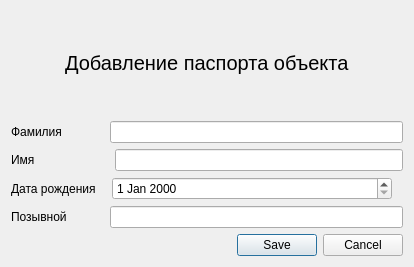
<?xml version="1.0" encoding="UTF-8"?>
<ui version="4.0">
 <class>DialogAddDevice</class>
 <widget class="QWidget" name="DialogAddDevice">
  <property name="enabled">
   <bool>true</bool>
  </property>
  <property name="geometry">
   <rect>
    <x>0</x>
    <y>0</y>
    <width>410</width>
    <height>267</height>
   </rect>
  </property>
  <property name="mouseTracking">
   <bool>false</bool>
  </property>
  <property name="tabletTracking">
   <bool>false</bool>
  </property>
  <property name="acceptDrops">
   <bool>false</bool>
  </property>
  <property name="windowTitle">
   <string>Form</string>
  </property>
  <property name="autoFillBackground">
   <bool>false</bool>
  </property>
  <layout class="QVBoxLayout" name="verticalLayout">
   <item>
    <layout class="QHBoxLayout" name="horizontalLayout_5">
     <item>
      <spacer name="horizontalSpacer_5">
       <property name="orientation">
        <enum>Qt::Horizontal</enum>
       </property>
       <property name="sizeHint" stdset="0">
        <size>
         <width>40</width>
         <height>20</height>
        </size>
       </property>
      </spacer>
     </item>
     <item>
      <widget class="QLabel" name="label_5">
       <property name="font">
        <font>
         <pointsize>15</pointsize>
        </font>
       </property>
       <property name="text">
        <string>Добавление паспорта объекта</string>
       </property>
      </widget>
     </item>
     <item>
      <spacer name="horizontalSpacer_6">
       <property name="orientation">
        <enum>Qt::Horizontal</enum>
       </property>
       <property name="sizeHint" stdset="0">
        <size>
         <width>40</width>
         <height>20</height>
        </size>
       </property>
      </spacer>
     </item>
    </layout>
   </item>
   <item>
    <layout class="QHBoxLayout" name="horizontalLayout_2">
     <item>
      <widget class="QLabel" name="label_7">
       <property name="text">
        <string>Фамилия</string>
       </property>
      </widget>
     </item>
     <item>
      <spacer name="horizontalSpacer_2">
       <property name="orientation">
        <enum>Qt::Horizontal</enum>
       </property>
       <property name="sizeType">
        <enum>QSizePolicy::Fixed</enum>
       </property>
       <property name="sizeHint" stdset="0">
        <size>
         <width>42</width>
         <height>20</height>
        </size>
       </property>
      </spacer>
     </item>
     <item>
      <widget class="QLineEdit" name="lastname"/>
     </item>
    </layout>
   </item>
   <item>
    <layout class="QHBoxLayout" name="horizontalLayout">
     <item>
      <widget class="QLabel" name="label_6">
       <property name="text">
        <string>Имя</string>
       </property>
      </widget>
     </item>
     <item>
      <spacer name="horizontalSpacer">
       <property name="orientation">
        <enum>Qt::Horizontal</enum>
       </property>
       <property name="sizeType">
        <enum>QSizePolicy::Fixed</enum>
       </property>
       <property name="sizeHint" stdset="0">
        <size>
         <width>74</width>
         <height>20</height>
        </size>
       </property>
      </spacer>
     </item>
     <item>
      <widget class="QLineEdit" name="firstname">
       <property name="text">
        <string/>
       </property>
      </widget>
     </item>
    </layout>
   </item>
   <item>
    <layout class="QHBoxLayout" name="horizontalLayout_3">
     <item>
      <widget class="QLabel" name="label_8">
       <property name="text">
        <string>Дата рождения</string>
       </property>
      </widget>
     </item>
     <item>
      <spacer name="horizontalSpacer_3">
       <property name="orientation">
        <enum>Qt::Horizontal</enum>
       </property>
       <property name="sizeHint" stdset="0">
        <size>
         <width>40</width>
         <height>20</height>
        </size>
       </property>
      </spacer>
     </item>
     <item>
      <widget class="QDateEdit" name="date1">
       <property name="sizePolicy">
        <sizepolicy hsizetype="Fixed" vsizetype="Fixed">
         <horstretch>0</horstretch>
         <verstretch>0</verstretch>
        </sizepolicy>
       </property>
       <property name="minimumSize">
        <size>
         <width>280</width>
         <height>0</height>
        </size>
       </property>
       <property name="maximumSize">
        <size>
         <width>300</width>
         <height>16777215</height>
        </size>
       </property>
      </widget>
     </item>
     <item>
      <spacer name="horizontalSpacer_7">
       <property name="orientation">
        <enum>Qt::Horizontal</enum>
       </property>
       <property name="sizeHint" stdset="0">
        <size>
         <width>40</width>
         <height>20</height>
        </size>
       </property>
      </spacer>
     </item>
    </layout>
   </item>
   <item>
    <layout class="QHBoxLayout" name="horizontalLayout_4">
     <item>
      <widget class="QLabel" name="label_9">
       <property name="text">
        <string>Позывной</string>
       </property>
      </widget>
     </item>
     <item>
      <spacer name="horizontalSpacer_4">
       <property name="orientation">
        <enum>Qt::Horizontal</enum>
       </property>
       <property name="sizeType">
        <enum>QSizePolicy::Fixed</enum>
       </property>
       <property name="sizeHint" stdset="0">
        <size>
         <width>37</width>
         <height>20</height>
        </size>
       </property>
      </spacer>
     </item>
     <item>
      <widget class="QLineEdit" name="callSign"/>
     </item>
    </layout>
   </item>
   <item>
    <widget class="QDialogButtonBox" name="buttonBox_2">
     <property name="enabled">
      <bool>true</bool>
     </property>
     <property name="minimumSize">
      <size>
       <width>392</width>
       <height>0</height>
      </size>
     </property>
     <property name="maximumSize">
      <size>
       <width>160000</width>
       <height>16777215</height>
      </size>
     </property>
     <property name="cursor">
      <cursorShape>IBeamCursor</cursorShape>
     </property>
     <property name="standardButtons">
      <set>QDialogButtonBox::Cancel|QDialogButtonBox::Save</set>
     </property>
     <property name="centerButtons">
      <bool>false</bool>
     </property>
    </widget>
   </item>
  </layout>
 </widget>
 <resources/>
 <connections/>
</ui>
